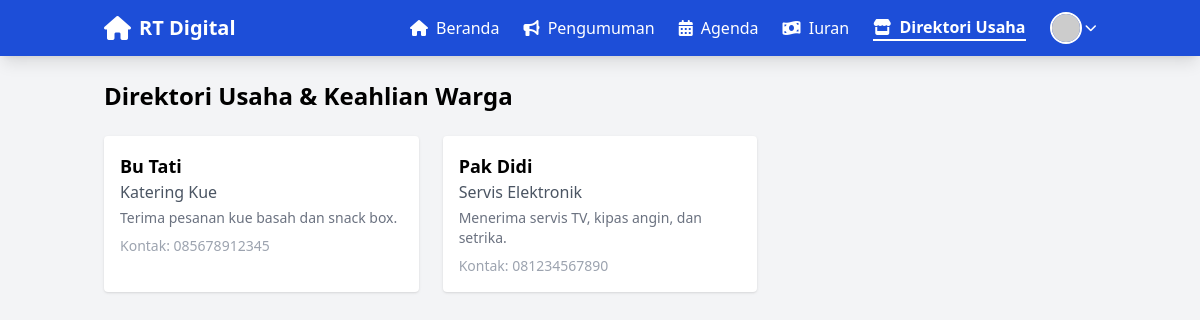
Page /directory.php (signed in) on the committed database.
### tables this page shows
CREATE TABLE `usaha` (
  `id` int(11) NOT NULL,
  `nama_warga` varchar(100) DEFAULT NULL,
  `jenis_usaha` varchar(100) DEFAULT NULL,
  `deskripsi` text DEFAULT NULL,
  `kontak` varchar(100) DEFAULT NULL
);

### directory.php (the view, shortened to what this page needs)
<?php
require 'includes/config.php';
include 'includes/navbar.php';
$usaha = mysqli_query($conn, "SELECT * FROM usaha ORDER BY nama_warga ASC");
?>
<!DOCTYPE html>
<html lang="id">
<head>
    <script src="https://cdn.tailwindcss.com"></script>
</head>
<body class="bg-gray-100">
<main class="container mx-auto px-4 py-6">
    <h1 class="text-2xl font-bold mb-6">Direktori Usaha & Keahlian Warga</h1>
    <?php if (mysqli_num_rows($usaha) > 0): ?>
        <div class="grid grid-cols-1 md:grid-cols-2 lg:grid-cols-3 gap-6">
            <?php while($u = mysqli_fetch_assoc($usaha)): ?>
            <div class="bg-white rounded shadow p-4">
                <h3 class="text-lg font-bold"><?= htmlspecialchars($u['nama_warga']) ?></h3>
                <p class="text-gray-600"><?= htmlspecialchars($u['jenis_usaha']) ?></p>
                <p class="text-sm text-gray-500 mt-1"><?= nl2br(htmlspecialchars($u['deskripsi'])) ?></p>
                <p class="text-sm text-gray-400 mt-2">Kontak: <?= htmlspecialchars($u['kontak']) ?></p>
            </div>
            <?php endwhile; ?>
        </div>
    <?php else: ?>
        <p class="text-gray-500">Belum ada warga yang mendaftarkan usaha atau keahliannya.</p>
    <?php endif; ?>
</main>
</body>
</html>

### rows in the picture
usaha: nama_warga "Bu Tati", jenis_usaha "Katering Kue", deskripsi "Terima pesanan kue basah dan snack box.", kontak "085678912345"
usaha: nama_warga "Pak Didi", jenis_usaha "Servis Elektronik", deskripsi "Menerima servis TV, kipas angin, dan setrika.", kontak "081234567890"
